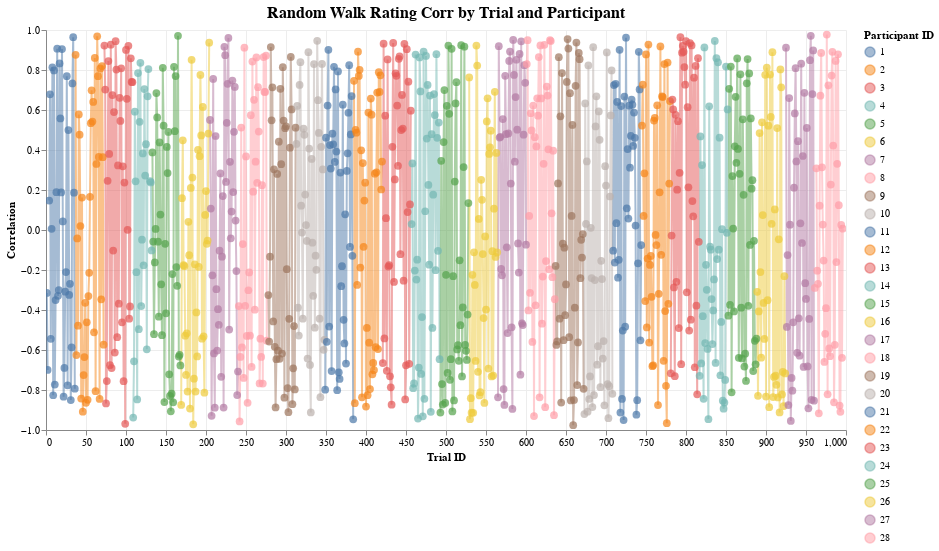

Notebook cell for this chart:
### Code cell
plot_correlations_by_trial(corr_by_trial, f"{col1}_{col2}_corr")

### Figure 1 — Vega-Lite specification as saved in the notebook (floating-point values rounded to 4 significant figures; data arrays with more than 128 entries replaced by an {"elided": "..."} marker saying what was removed)
{"config": {"view": {"continuousWidth": 300, "continuousHeight": 300, "strokeWidth": 0}, "axis": {"grid": true, "gridColor": "#ededed"}, "title": {"fontSize": 16, "anchor": "middle"}}, "layer": [{"mark": {"type": "line", "opacity": 0.5}, "encoding": {"color": {"field": "participant_id", "legend": {"title": "Participant ID"}, "type": "nominal"}, "x": {"axis": {"title": "Trial ID"}, "field": "trial_id", "type": "quantitative"}, "y": {"axis": {"title": "Correlation"}, "field": "random_walk_rating_corr", "scale": {"domain": [-1, 1]}, "type": "quantitative"}}, "name": "view_4"}, {"mark": {"type": "circle", "size": 60}, "encoding": {"color": {"field": "participant_id", "legend": {"title": "Participant ID"}, "type": "nominal"}, "tooltip": [{"field": "participant_id", "type": "nominal"}, {"field": "trial_id", "type": "quantitative"}, {"field": "random_walk_rating_corr", "format": ".3f", "type": "quantitative"}], "x": {"axis": {"title": "Trial ID"}, "field": "trial_id", "type": "quantitative"}, "y": {"axis": {"title": "Correlation"}, "field": "random_walk_rating_corr", "scale": {"domain": [-1, 1]}, "type": "quantitative"}}}], "data": {"name": "data-2ad2c69fdb12bc4fddd86be6d6d39a6c"}, "height": 400, "params": [{"name": "param_10", "select": {"type": "interval", "encodings": ["x", "y"]}, "bind": "scales", "views": ["view_4"]}], "title": "Random Walk Rating Corr by Trial and Participant", "width": 800, "$schema": "https://vega.github.io/schema/vega-lite/v5.20.1.json", "datasets": {"data-2ad2c69fdb12bc4fddd86be6d6d39a6c": {"elided": "996 records"}}}
